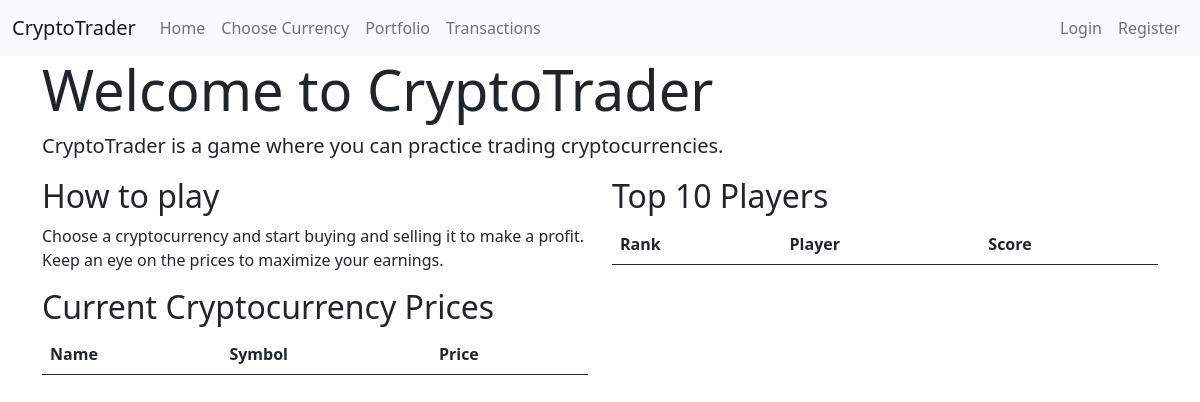
Before: / with the older database file.
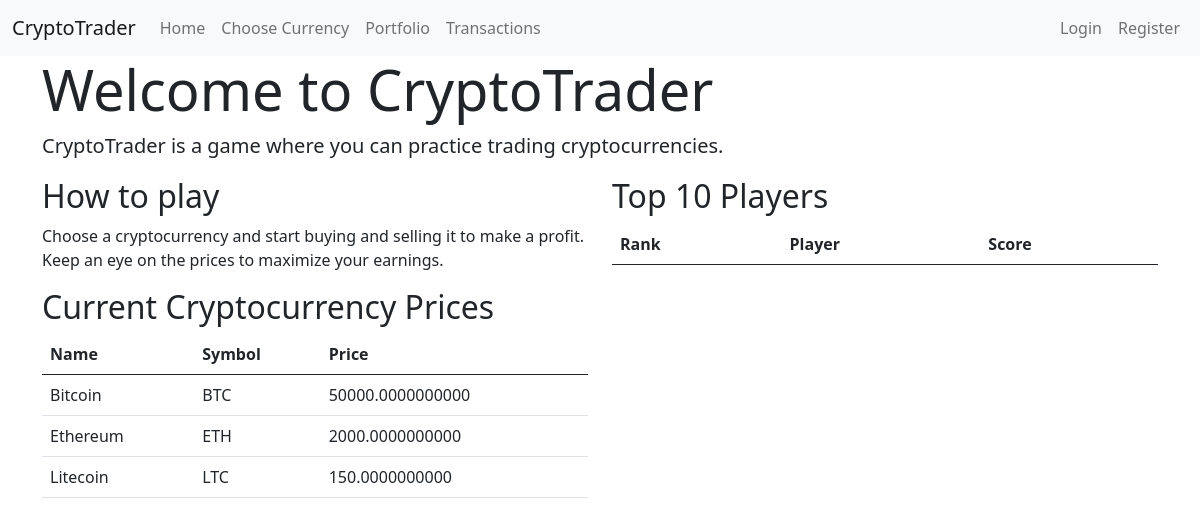
After: the same page with the newer database file.
### game/models.py (models this page shows, shortened)
class CryptoCurrency(models.Model):
    name = models.CharField(max_length=50)
    symbol = models.CharField(max_length=10)
    value = models.DecimalField(max_digits=20, decimal_places=10)
    price = models.DecimalField(max_digits=20, decimal_places=10)

### game/views.py (the view)
# urls.py: 2. Add a URL to urlpatterns:  path('', views.home, name='home')
def home(request):
    currencies = CryptoCurrency.objects.all()
    scoreboard = ScoreboardEntry.objects.order_by('-score')[:10]
    context = {'currencies': currencies, 'scoreboard': scoreboard}
    return render(request, 'game/home.html', context)

### game/templates/game/home.html (shortened to what this page needs)
{% extends 'game/base.html' %}
{% block content %}
    <div class="jumbotron">
        <h1 class="display-4">Welcome to CryptoTrader</h1>
        <p class="lead">CryptoTrader is a game where you can practice trading cryptocurrencies.</p>
    </div>
    <div class="row">
        <div class="col-md-6">
            <h2>How to play</h2>
            <p>Choose a cryptocurrency and start buying and selling it to make a profit. Keep an eye on the prices to
                maximize your earnings.</p>
            <h2>Current Cryptocurrency Prices</h2>
            <table class="table">
                <thead>
                <tr>
                    <th>Name</th>
                    <th>Symbol</th>
                    <th>Price</th>
                </tr>
                </thead>
                <tbody id="currency-table-body">
                {% for currency in currencies %}
                    <tr>
                        <td>{{ currency.name }}</td>
                        <td>{{ currency.symbol }}</td>
                        <td class="currency-price">{{ currency.price }}</td>
                    </tr>
                {% endfor %}
                </tbody>
            </table>
        </div>
        <div class="col-md-6">
            <h2>Top 10 Players</h2>
            <table class="table">
                <thead>
                <tr>
                    <th>Rank</th>
                    <th>Player</th>
                    <th>Score</th>
                </tr>
                </thead>
            </table>
        </div>
    </div>
{% endblock %}

### game/templates/game/base.html (shortened to what this page needs)
<!DOCTYPE html>
<html lang="en">
<head>
    <link rel="stylesheet" href="https://cdn.jsdelivr.net/npm/bootstrap@5.1.0/dist/css/bootstrap.min.css">
</head>
<body>
<nav class="navbar navbar-expand-lg navbar-light bg-light">
    <div class="container-fluid">
        <a class="navbar-brand" href="{% url 'game:home' %}">CryptoTrader</a>
        <div class="collapse navbar-collapse" id="navbarNav">
            <ul class="navbar-nav me-auto">
                <li class="nav-item">
                    <a class="nav-link" href="{% url 'game:home' %}">Home</a>
                </li>
                <li class="nav-item">
                    <a class="nav-link" href="{% url 'game:currency_list' %}">Choose Currency</a>
                </li>
                <li class="nav-item">
                    <a class="nav-link" href="{% url 'game:portfolio' %}">Portfolio</a>
                </li>
                <li class="nav-item">
                    <a class="nav-link" href="{% url 'game:transactions' %}">Transactions</a>
                </li>
            </ul>
            <ul class="navbar-nav">
                {% if user.is_authenticated %}
                    <li class="nav-item">
                        <a class="nav-link" href="{% url 'users:logout' %}">Logout</a>
                    </li>
                {% else %}
                    <li class="nav-item">
                        <a class="nav-link" href="{% url 'users:login' %}">Login</a>
                    </li>
                    <li class="nav-item">
                        <a class="nav-link" href="{% url 'users:signup' %}">Register</a>
                    </li>
                {% endif %}
            </ul>
        </div>
    </div>
</nav>
<div class="container">
    {% block content %}{% endblock %}
</div>
</body>
</html>

Changed rows visible on the page:
added CryptoCurrency: name "Bitcoin", symbol "BTC", price "50000.0000000000"
added CryptoCurrency: name "Ethereum", symbol "ETH", price "2000.0000000000"
added CryptoCurrency: name "Litecoin", symbol "LTC", price "150.0000000000"
